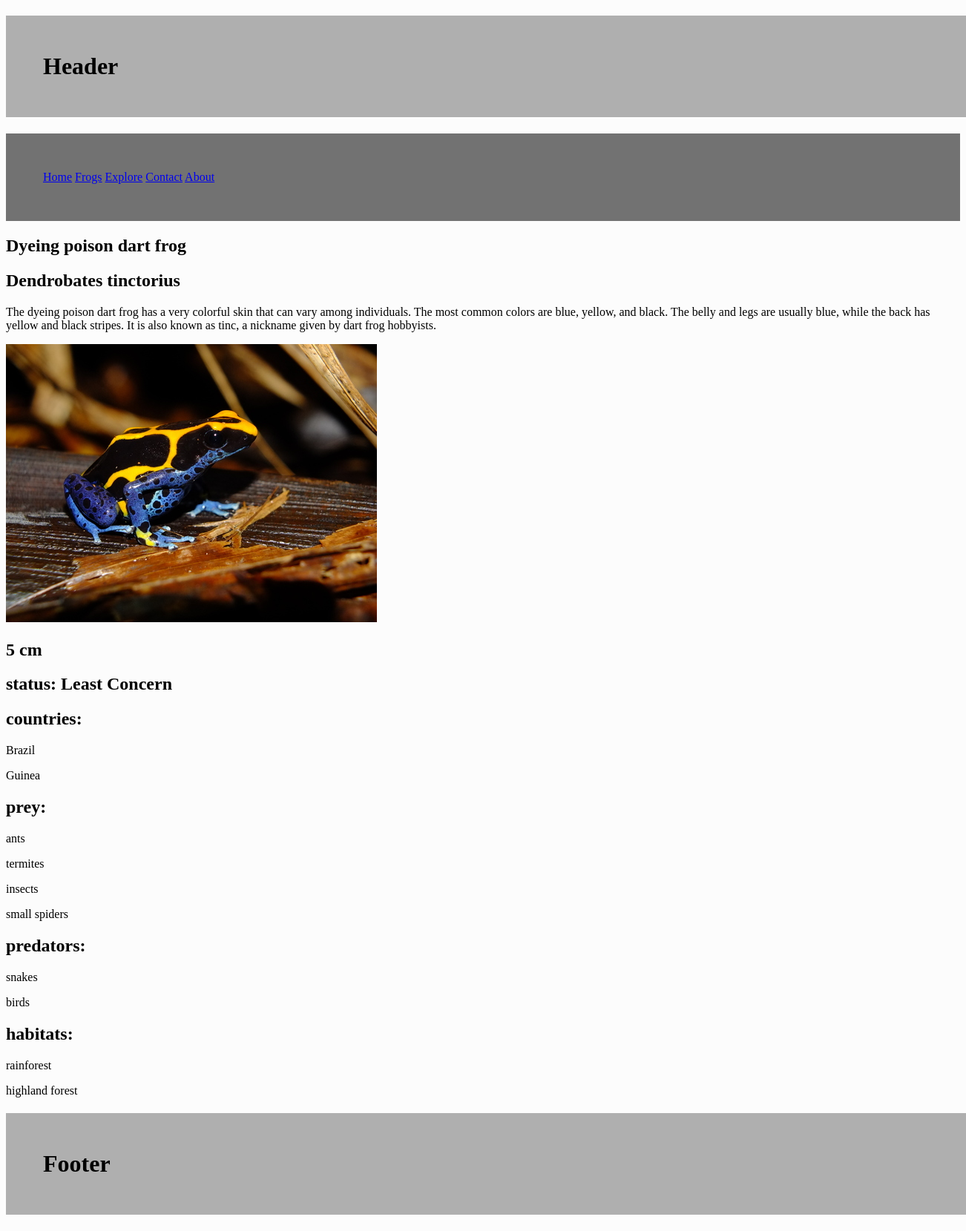
/frog/33, run on the app's committed database.
### tables this page shows
CREATE TABLE frogs (id INTEGER PRIMARY KEY AUTOINCREMENT, name VARCHAR, image TEXT, description TEXT, scientific_name VARCHAR, min_size NUMERIC, max_size NUMERIC, status INTEGER REFERENCES statuses (id));

CREATE TABLE statuses (id INTEGER PRIMARY KEY AUTOINCREMENT, name VARCHAR);

CREATE TABLE country (id INTEGER PRIMARY KEY AUTOINCREMENT, name TEXT);

CREATE TABLE prey (id INTEGER PRIMARY KEY AUTOINCREMENT, name TEXT);

CREATE TABLE predator (id INTEGER PRIMARY KEY AUTOINCREMENT, name TEXT, description TEXT);

CREATE TABLE habitat (id INTEGER PRIMARY KEY AUTOINCREMENT, name TEXT, description TEXT);

### routes.py (the view)
@app.route('/frog/<int:id>')
def frog(id):
    queries = [['SELECT * FROM frogs WHERE id=?', (id,)],
               ['SELECT * FROM statuses WHERE id IN(SELECT status FROM frogs WHERE id =?)', (id,)],
               ['SELECT * FROM country WHERE id IN(SELECT cid FROM FrogCountry WHERE fid =?)', (id,)],
               ['SELECT * FROM prey WHERE id IN(SELECT pid FROM FrogPrey WHERE fid =?)', (id,)],
               ['SELECT * FROM predator WHERE id IN(SELECT pid FROM FrogPredator WHERE fid =?)', (id,)],
               ['SELECT * FROM habitat WHERE id IN(SELECT hid FROM FrogHabitat WHERE fid =?)', (id,)]]
    fetchall = [False, False, True, True, True, True, True]
    frog, status, country, prey, predator, habitat = fetch_data(queries, fetchall)
    return render_template("frog.html", frog=frog, status=status, country=country, prey=prey, predator=predator, habitat=habitat)

### routes.py (called while the page is built)
def fetch_data(queries: list, fetchall: list):
    conn = sqlite3.connect('frog.db')
    cur = conn.cursor()
    results = []
    for index, query in enumerate(queries):
        try:                                                 # checks if query[1] index exists, thefourtheye - https://stackoverflow.com/questions/29715501/how-can-i-check-if-a-list-index-exists
            cur.execute(query[0], query[1])
        except IndexError:
            cur.execute(query[0])
        if fetchall[index] is True:
            result = cur.fetchall()
        else:
            result = cur.fetchone()
        results.append(result)
    conn.close()
    return results

### templates/frog.html
{%extends "layout.html"%}
{%block content%}
<h2>{{frog[1]}}</h2>
<h2>{{frog[4]}}</h2>
<p>{{frog[3]}}</p>
<img src = "{{frog[2]}}" />
{%if frog[5] != 0 %}
<h2>{{frog[5]}}-{{frog[6]}} cm</h2>
{%else%}
<h2>{{frog[6]}} cm</h2>
{%endif%}
<h2>status: {{status[1]}}</h2>
<h2>countries: </h2>
{%for item in country %}
    <p>{{item[1]}}</p>
{%endfor%}
<h2>prey:</h2>
{%for item in prey %}
    <p>{{item[1]}}</p>
{%endfor%}
<h2>predators:</h2>
{%for item in predator %}
    <p>{{item[1]}}</p>
{%endfor%}
<h2>habitats:</h2>
{%for item in habitat %}
    <p>{{item[1]}}</p>
{%endfor%}
{%endblock%}

### templates/layout.html (shortened to what this page needs)
<!doctype html>
<html>
    <head>
        <link rel = "stylesheet" href = "static/css/style.css">
    </head>
    <body>
        {%include "header.html"%}
        {%include "nav.html"%}
        {%block content%}{%endblock%}
        {%include "footer.html"%}
    </body>
</html>

### templates/header.html
<h1>Header</h1>

### templates/nav.html
<nav>
<a href = "/">Home</a> <a href = "/all_frogs">Frogs</a> <a href = "/explore">Explore</a> <a href = "/contact">Contact</a> <a href = "/about">About</a>
</nav>

### templates/footer.html
<h1>Footer</h1>

### static/css/style.css (style rules this page uses)
body { font-family: "Comic Sans MS"; background-color: rgb(252, 252, 252); color:rgb(0, 0, 0); }
h1 { padding:50px; width: 100%; background-color: rgb(175, 175, 175); }
nav { background-color: rgb(114, 114, 114); padding: 50px; }

### data on the page
frogs: name "Dyeing poison dart frog", scientific_name "Dendrobates tinctorius", description "The dyeing poison dart frog has a very colorful skin that can vary among individuals. The most common colors are blue, yellow, and black. The belly and legs are usually blue, while the back has yellow and black stripes. It is also known as tinc, a nickname given by dart frog hobbyists.", max_size "5"
statuses: name "Least Concern"
country: name "Brazil"
country: name "Guinea"
prey: name "ants"
prey: name "termites"
prey: name "insects"
prey: name "small spiders"
predator: name "snakes"
predator: name "birds"
habitat: name "rainforest"
habitat: name "highland forest"
